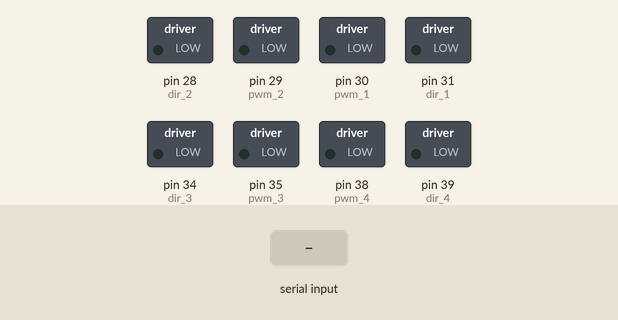
Recording of a sketch running on a simulated Arduino Mega 2560, built with avr-gcc and run on an emulated ATmega2560. On the bench: switched loads named in the sketch (green lamp = pin HIGH). The inputs (shaded band) are chosen by the test bench. What the sketch prints to the serial monitor is not drawn.

Above: at 11.2 s.
11.3 s: "1" received over Serial
At 12.4 s:
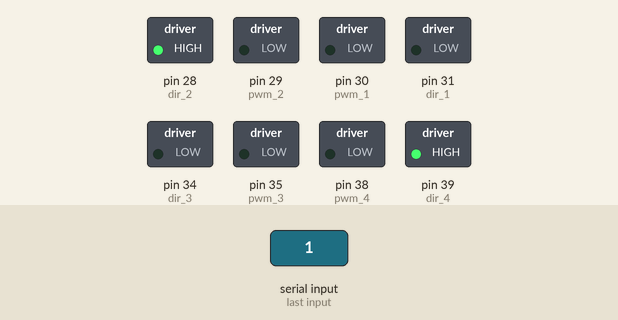
At 15.1 s:
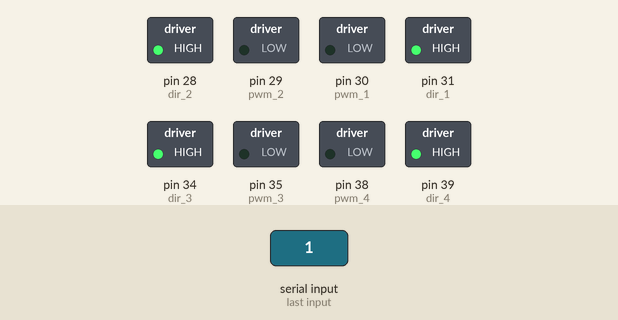
Timing chart, 0 to 45.5 s (numbered marks = the images above; inputs shaded):
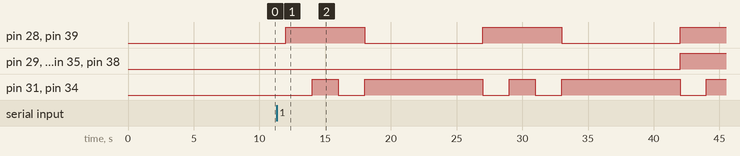

The sketch:

estudioDeMovimiento.ino
```cpp
#include <PID_v1.h>
#include <Encoder.h>

/*Motores*/
//define pin name driver 1
#define pwm_1 30
#define dir_1 31
#define pwm_2 29
#define dir_2 28
//define pin name dirver 2
#define pwm_3 35
#define dir_3 34
#define pwm_4 38
#define dir_4 39

#define pwm_pin pwm_1
#define dir_pin dir_1

int pulsos = 5;                      //Cantidad de escalones de velocidad que recibirá el robot para avanzar
float duracionPulso = 2000;                  //Duración de los escalones de velocidad
int velocidadPWM[5] = {50,100,150,200,250};  //5 velocidades para experimento
int velocidad1[5] = {1,1,1,1,0};
int velocidad2[5] = {1,1,0,1,1};
int velocidad3[5] = {1,1,1,1,0};
int velocidad4[5] = {1,1,0,1,1};
bool direccion1[5] = {LOW, HIGH, LOW, HIGH, HIGH};
bool direccion2[5] = {HIGH, HIGH, HIGH, LOW, LOW};
bool direccion3[5] = {LOW, HIGH, LOW, HIGH, HIGH};
bool direccion4[5] = {HIGH, HIGH, HIGH, LOW, LOW};
int indice;

float VEL_ANG_MAX_RUEDAS = 8.507;

void setup() {
  // put your setup code here, to run once:

  pinMode(pwm_1, OUTPUT);
  pinMode(dir_1, OUTPUT);
  pinMode(pwm_2, OUTPUT);
  pinMode(dir_2, OUTPUT);
  pinMode(pwm_3, OUTPUT);
  pinMode(dir_3, OUTPUT);
  pinMode(pwm_4, OUTPUT);
  pinMode(dir_4, OUTPUT);

  Serial.begin(115200);
  delay(10000);
  Serial.print("EXPERIMENTO: Movimiento hexagonal");

}


void loop() {

  while (Serial.available() > 0)
  {
    Serial.read();
  }

  while (Serial.available() == 0)         //Esperar a que haya un byte para leer del serial
  {
    Serial.println("Esperando comando de inicio");
    delay(1000);

  }

  for (int j=0; j<5; j++)
  {

    for (int i=0; i<pulsos; i++)
    {
      digitalWrite(dir_1, direccion1[i]);              //Seteo de pines para movimiento hacia adelante
      digitalWrite(dir_2, direccion2[i]);
      digitalWrite(dir_3, direccion3[i]);
      digitalWrite(dir_4, direccion4[i]);

      analogWrite(pwm_1, velocidadPWM[j]*velocidad1[i]);     //Movimiento de todas las ruedas a la velocidad seteada
      analogWrite(pwm_2, velocidadPWM[j]*velocidad2[i]);
      analogWrite(pwm_3, velocidadPWM[j]*velocidad3[i]);
      analogWrite(pwm_4, velocidadPWM[j]*velocidad4[i]);

      delay(duracionPulso);                 //Delay de duracion del pulso
    }

    analogWrite(pwm_1, 0);      //Frenado
    analogWrite(pwm_2, 0);
    analogWrite(pwm_3, 0);
    analogWrite(pwm_4, 0);

    delay(5000);
  }
}
```

Measured:
- after the input at 11.3 s, pin 28 (dir_2): alternates HIGH for 6.0 s and LOW for 9.0 s, starting after 0.70 s; pin 29 (pwm_2): LOW → HIGH after 30.7 s
